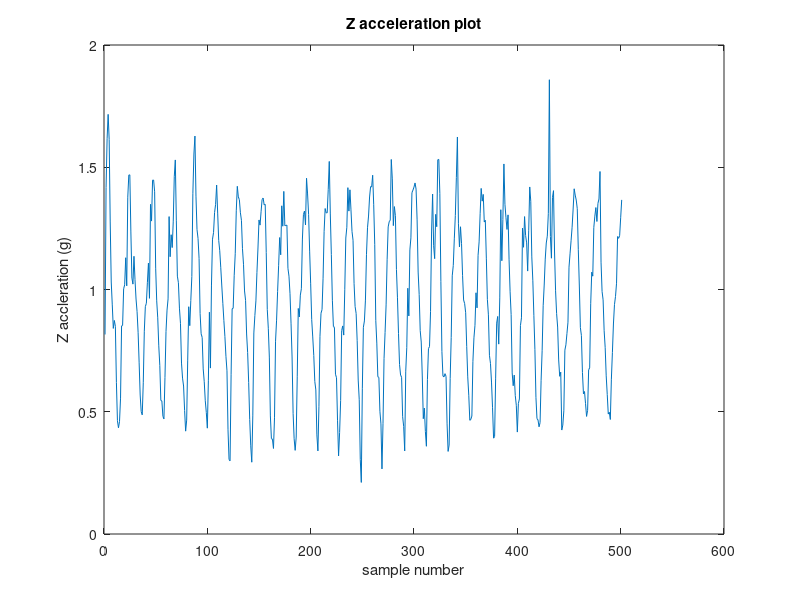

MATLAB code for this plot: (Note: this script raises an error after producing the figure.)
close all;
clear all;
z = importdata('zaccels.txt');
z = transpose(z);
Z = fft(z);
figure(1);
plot(z);
xlabel('sample number');
ylabel('Z accleration (g)');
title('Z acceleration plot');
figure(2);
plotFFT(z);